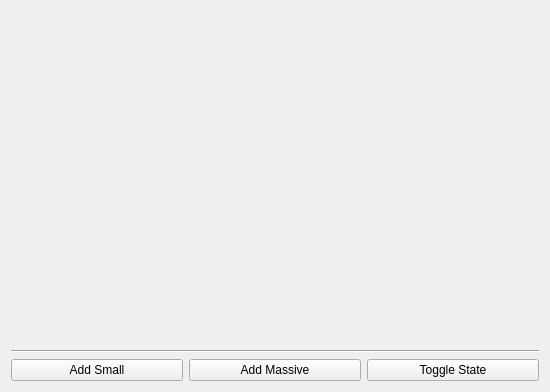
<?xml version="1.0" encoding="UTF-8"?>
<ui version="4.0">
 <class>MainWindow</class>
 <widget class="QWidget" name="MainWindow">
  <property name="geometry">
   <rect>
    <x>0</x>
    <y>0</y>
    <width>550</width>
    <height>392</height>
   </rect>
  </property>
  <property name="windowTitle">
   <string>Category Filter Tester</string>
  </property>
  <layout class="QVBoxLayout" name="verticalLayout">
   <item>
    <widget class="simQt::CategoryDataBreadcrumbs" name="breadcrumbs" native="true"/>
   </item>
   <item>
    <layout class="QHBoxLayout" name="horizontalLayout">
     <item>
      <widget class="simQt::CategoryFilterWidget" name="categoryFilterWidget" native="true"/>
     </item>
     <item>
      <widget class="simQt::CategoryFilterWidget2" name="categoryFilterWidget2" native="true"/>
     </item>
    </layout>
   </item>
   <item>
    <widget class="Line" name="line">
     <property name="orientation">
      <enum>Qt::Horizontal</enum>
     </property>
    </widget>
   </item>
   <item>
    <layout class="QHBoxLayout" name="horizontalLayout_2">
     <item>
      <widget class="QPushButton" name="smallButton">
       <property name="text">
        <string>Add Small</string>
       </property>
      </widget>
     </item>
     <item>
      <widget class="QPushButton" name="massiveButton">
       <property name="text">
        <string>Add Massive</string>
       </property>
      </widget>
     </item>
     <item>
      <widget class="QPushButton" name="togglePushButton">
       <property name="text">
        <string>Toggle State</string>
       </property>
      </widget>
     </item>
    </layout>
   </item>
  </layout>
 </widget>
 <customwidgets>
  <customwidget>
   <class>simQt::CategoryDataBreadcrumbs</class>
   <extends>QWidget</extends>
   <header>simQt/CategoryDataBreadcrumbs.h</header>
  </customwidget>
  <customwidget>
   <class>simQt::CategoryFilterWidget</class>
   <extends>QWidget</extends>
   <header>simQt/CategoryFilterWidget.h</header>
  </customwidget>
  <customwidget>
   <class>simQt::CategoryFilterWidget2</class>
   <extends>QWidget</extends>
   <header>simQt/CategoryTreeModel2.h</header>
  </customwidget>
 </customwidgets>
 <resources/>
 <connections/>
</ui>
